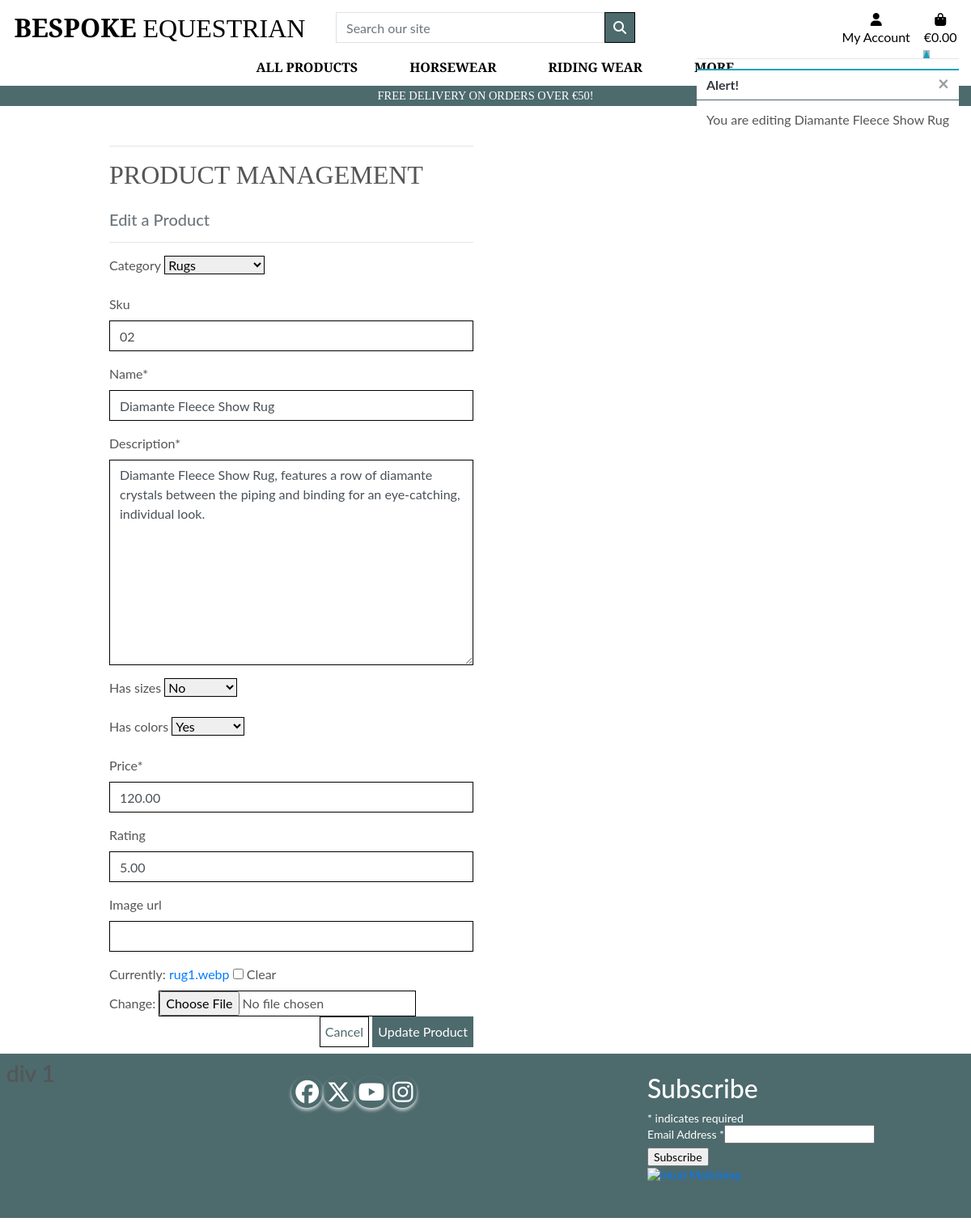
/products/edit/2/ (signed in), run on an earlier commit of the app's database.
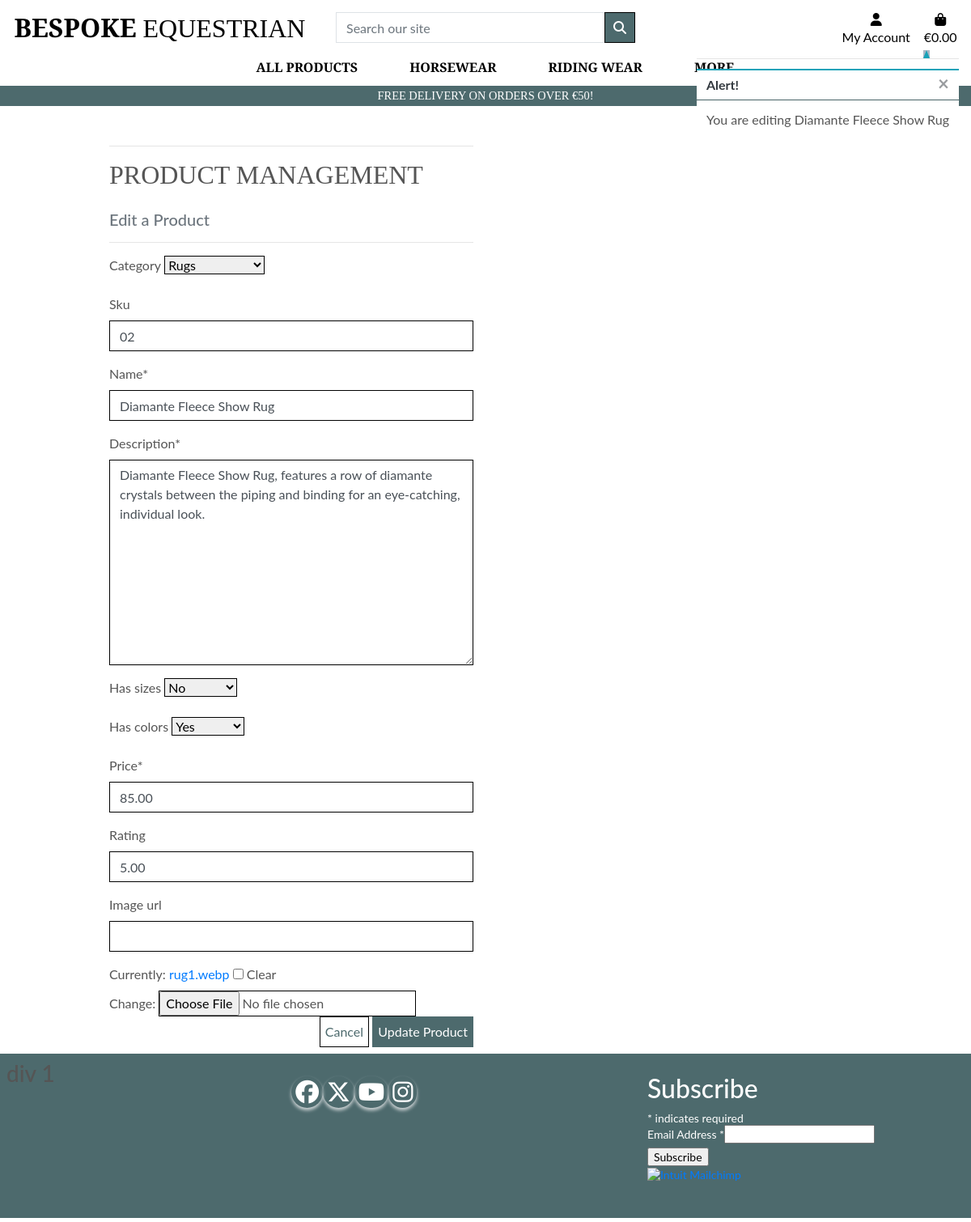
And on a later commit of the database.
### products/models.py (models this page shows)
class Product(models.Model):
    category = models.ForeignKey('Category', null=True, blank=True, on_delete=models.SET_NULL)
    sku = models.CharField(max_length=254, null=True, blank=True)
    name = models.CharField(max_length=254)
    description = models.TextField()
    has_sizes = models.BooleanField(default=False, null=True, blank=True)
    has_colors =models.BooleanField(default=False, null=True, blank=True)
    price = models.DecimalField(max_digits=6, decimal_places=2)
    rating = models.DecimalField(max_digits=6, decimal_places=2, null=True, blank=True)
    image_url = models.URLField(max_length=1024, null=True, blank=True)
    image = models.FileField(null=True, blank=True)

### products/views.py (the view)
# urls.py: path('edit/<int:product_id>/', views.edit_product, name='edit_product'),
@login_required
def edit_product(request, product_id):
    if not request.user.is_superuser:
        messages.error(request, 'Sorry, only store owners can do that.')
        return redirect(reverse('home'))
    product = get_object_or_404(Product, pk=product_id)
    if request.method == 'POST':
        form = ProductForm(request.POST, request.FILES, instance=product)
        if form.is_valid():
            form.save()
            messages.success(request, 'Successfully updated product!')
            return redirect(reverse('product_detail', args=[product.id]))
        else:
            messages.error(request, 'Failed to update product. Please ensure the form is valid.')
    else:
        form = ProductForm(instance=product)
        messages.info(request, f'You are editing {product.name}')
    template = 'products/edit_product.html'
    context = {
        'form': form,
        'product': product,
    }
    return render(request, template, context)

### products/forms.py (shortened to what this page needs)
class ProductForm(forms.ModelForm):
    class Meta:
        model = Product
        fields = '__all__'
        image = forms.ImageField(label='Image', required=False, widget=CustomClearableFileInput)
    def __init__(self, *args, **kwargs):
        super().__init__(*args, **kwargs)
        categories = Category.objects.all()
        friendly_names = [(c.id, c.get_friendly_name()) for c in categories]
        self.fields['category'].choices = friendly_names
        for field_name, field in self.fields.items():
            field.widget.attrs['class'] = 'border-black rounded-0'

### products/models.py (called while the page is built)
    def get_friendly_name(self):
        return self.friendly_name

### products/templates/products/edit_product.html (shortened to what this page needs)
{% extends "base.html" %}
{% load static %}
{% block page_header %}
<div class="container header-container">
</div>
{% endblock %}
{% block content %}
<div class="overlay"></div>
<div class="container">
    <div class="row">
        <div class="col-12 col-md-6">
            <hr>
            <h2 class="logo-font mb-4">Product Management</h2>
            <h5 class="text-muted">Edit a Product</h5>
            <hr>
        </div>
    </div>
    <div class="row">
        <div class="col-12 col-md-6">
            <form method="POST" action="{% url 'edit_product' product.id %}" class="form mb-2"
                enctype="multipart/form-data">
                {% for field in form %}
                {% if field.name != 'image' %}
                {{ field | as_crispy_field }}
                {% else %}
                {{ field }}
                {% endif %}
                {% endfor %}
                <div class="text-right">
                    <a class="btn btn-outline-black rounded-0" href="{% url 'products' %}">Cancel</a>
                    <button class="btn btn-black rounded-0" type="submit">Update Product</button>
                </div>
            </form>
        </div>
    </div>
</div>
{% endblock %}

What changed in the data, as far as the page shows it:
changed Product "Rugs": price "120.00" → "85.00"
